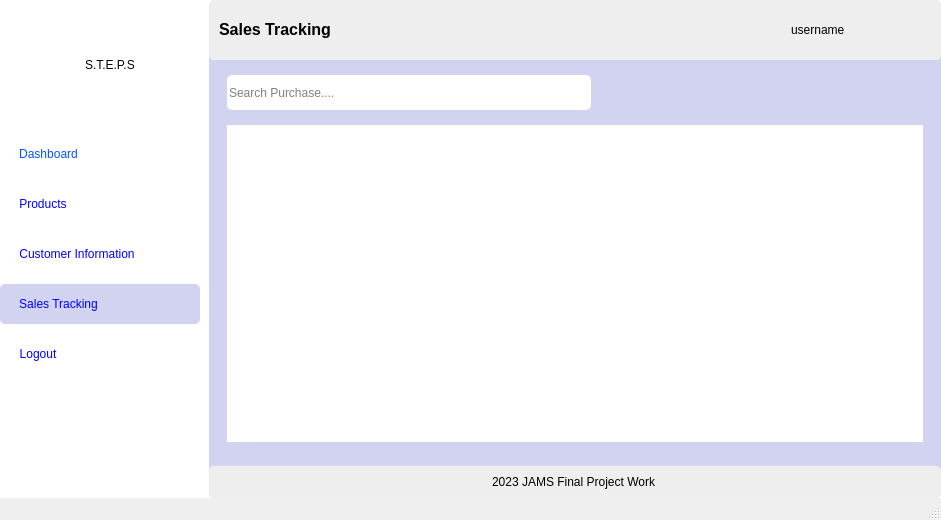
<?xml version="1.0" encoding="UTF-8"?>
<ui version="4.0">
 <class>MainWindow</class>
 <widget class="QMainWindow" name="MainWindow">
  <property name="geometry">
   <rect>
    <x>0</x>
    <y>0</y>
    <width>941</width>
    <height>520</height>
   </rect>
  </property>
  <property name="windowTitle">
   <string>Purchases</string>
  </property>
  <property name="styleSheet">
   <string notr="true">MainWindow{
	background-color: #ffe135
}</string>
  </property>
  <widget class="QWidget" name="centralwidget">
   <property name="styleSheet">
    <string notr="true">background-color: rgb(255, 255, 255);</string>
   </property>
   <layout class="QHBoxLayout" name="horizontalLayout">
    <property name="spacing">
     <number>9</number>
    </property>
    <property name="leftMargin">
     <number>0</number>
    </property>
    <property name="topMargin">
     <number>0</number>
    </property>
    <property name="rightMargin">
     <number>0</number>
    </property>
    <property name="bottomMargin">
     <number>0</number>
    </property>
    <item>
     <widget class="QWidget" name="widget_2" native="true">
      <property name="minimumSize">
       <size>
        <width>200</width>
        <height>0</height>
       </size>
      </property>
      <property name="maximumSize">
       <size>
        <width>200</width>
        <height>16777215</height>
       </size>
      </property>
      <property name="styleSheet">
       <string notr="true">border-radius: 5px;</string>
      </property>
      <layout class="QHBoxLayout" name="horizontalLayout_5">
       <property name="leftMargin">
        <number>0</number>
       </property>
       <property name="topMargin">
        <number>0</number>
       </property>
       <property name="rightMargin">
        <number>0</number>
       </property>
       <property name="bottomMargin">
        <number>0</number>
       </property>
       <item alignment="Qt::AlignTop">
        <widget class="QWidget" name="widget_3" native="true">
         <property name="sizePolicy">
          <sizepolicy hsizetype="Preferred" vsizetype="Maximum">
           <horstretch>0</horstretch>
           <verstretch>0</verstretch>
          </sizepolicy>
         </property>
         <property name="minimumSize">
          <size>
           <width>200</width>
           <height>400</height>
          </size>
         </property>
         <property name="maximumSize">
          <size>
           <width>200</width>
           <height>800</height>
          </size>
         </property>
         <property name="styleSheet">
          <string notr="true">border-radius: 5px;</string>
         </property>
         <layout class="QVBoxLayout" name="verticalLayout">
          <property name="spacing">
           <number>0</number>
          </property>
          <property name="leftMargin">
           <number>0</number>
          </property>
          <property name="topMargin">
           <number>0</number>
          </property>
          <property name="rightMargin">
           <number>0</number>
          </property>
          <property name="bottomMargin">
           <number>0</number>
          </property>
          <item>
           <widget class="QWidget" name="widget" native="true">
            <property name="sizePolicy">
             <sizepolicy hsizetype="Expanding" vsizetype="Expanding">
              <horstretch>0</horstretch>
              <verstretch>0</verstretch>
             </sizepolicy>
            </property>
            <property name="maximumSize">
             <size>
              <width>16777215</width>
              <height>90</height>
             </size>
            </property>
            <property name="styleSheet">
             <string notr="true"/>
            </property>
            <layout class="QHBoxLayout" name="horizontalLayout_4">
             <item>
              <widget class="QLabel" name="label_2">
               <property name="sizePolicy">
                <sizepolicy hsizetype="Maximum" vsizetype="Maximum">
                 <horstretch>0</horstretch>
                 <verstretch>0</verstretch>
                </sizepolicy>
               </property>
               <property name="maximumSize">
                <size>
                 <width>70</width>
                 <height>70</height>
                </size>
               </property>
               <property name="text">
                <string/>
               </property>
               <property name="pixmap">
                <pixmap>../icons/point-of-sale.png</pixmap>
               </property>
               <property name="scaledContents">
                <bool>true</bool>
               </property>
              </widget>
             </item>
             <item>
              <widget class="QLabel" name="label">
               <property name="styleSheet">
                <string notr="true">font: 81 16pt &quot;Open Sans ExtraBold&quot;;</string>
               </property>
               <property name="text">
                <string>S.T.E.P.S</string>
               </property>
              </widget>
             </item>
            </layout>
           </widget>
          </item>
          <item>
           <widget class="QWidget" name="widget_6" native="true">
            <property name="maximumSize">
             <size>
              <width>16777215</width>
              <height>250</height>
             </size>
            </property>
            <layout class="QVBoxLayout" name="verticalLayout_11">
             <property name="leftMargin">
              <number>0</number>
             </property>
             <property name="topMargin">
              <number>0</number>
             </property>
             <property name="rightMargin">
              <number>0</number>
             </property>
             <property name="bottomMargin">
              <number>0</number>
             </property>
             <item>
              <widget class="QWidget" name="widget_12" native="true">
               <property name="maximumSize">
                <size>
                 <width>16777215</width>
                 <height>40</height>
                </size>
               </property>
               <property name="styleSheet">
                <string notr="true"/>
               </property>
               <layout class="QVBoxLayout" name="verticalLayout_21">
                <property name="leftMargin">
                 <number>19</number>
                </property>
                <property name="topMargin">
                 <number>0</number>
                </property>
                <property name="rightMargin">
                 <number>0</number>
                </property>
                <property name="bottomMargin">
                 <number>0</number>
                </property>
                <item alignment="Qt::AlignLeft">
                 <widget class="QPushButton" name="dashboard">
                  <property name="sizePolicy">
                   <sizepolicy hsizetype="Minimum" vsizetype="Expanding">
                    <horstretch>0</horstretch>
                    <verstretch>0</verstretch>
                   </sizepolicy>
                  </property>
                  <property name="styleSheet">
                   <string notr="true">font: 75 10pt &quot;MS Shell Dlg 2&quot;;
color: rgb(0, 85, 255);</string>
                  </property>
                  <property name="text">
                   <string>Dashboard</string>
                  </property>
                  <property name="icon">
                   <iconset>
                    <normaloff>../icons/dashboard-report-icon.png</normaloff>../icons/dashboard-report-icon.png</iconset>
                  </property>
                 </widget>
                </item>
               </layout>
              </widget>
             </item>
             <item>
              <widget class="QWidget" name="widget_20" native="true">
               <property name="maximumSize">
                <size>
                 <width>16777215</width>
                 <height>40</height>
                </size>
               </property>
               <layout class="QVBoxLayout" name="verticalLayout_22">
                <property name="leftMargin">
                 <number>19</number>
                </property>
                <property name="topMargin">
                 <number>0</number>
                </property>
                <property name="rightMargin">
                 <number>0</number>
                </property>
                <property name="bottomMargin">
                 <number>0</number>
                </property>
                <item alignment="Qt::AlignLeft">
                 <widget class="QPushButton" name="products">
                  <property name="sizePolicy">
                   <sizepolicy hsizetype="Expanding" vsizetype="Expanding">
                    <horstretch>0</horstretch>
                    <verstretch>0</verstretch>
                   </sizepolicy>
                  </property>
                  <property name="minimumSize">
                   <size>
                    <width>0</width>
                    <height>0</height>
                   </size>
                  </property>
                  <property name="styleSheet">
                   <string notr="true">font: 75 10pt &quot;MS Shell Dlg 2&quot;;
color: rgb(0, 0, 255);</string>
                  </property>
                  <property name="text">
                   <string>Products</string>
                  </property>
                  <property name="icon">
                   <iconset>
                    <normaloff>../icons/groceries-icon.png</normaloff>../icons/groceries-icon.png</iconset>
                  </property>
                 </widget>
                </item>
               </layout>
              </widget>
             </item>
             <item>
              <widget class="QWidget" name="widget_22" native="true">
               <property name="maximumSize">
                <size>
                 <width>16777215</width>
                 <height>40</height>
                </size>
               </property>
               <layout class="QVBoxLayout" name="verticalLayout_23">
                <property name="leftMargin">
                 <number>19</number>
                </property>
                <property name="topMargin">
                 <number>0</number>
                </property>
                <property name="rightMargin">
                 <number>0</number>
                </property>
                <property name="bottomMargin">
                 <number>0</number>
                </property>
                <item alignment="Qt::AlignLeft">
                 <widget class="QPushButton" name="customers">
                  <property name="sizePolicy">
                   <sizepolicy hsizetype="Minimum" vsizetype="Expanding">
                    <horstretch>0</horstretch>
                    <verstretch>0</verstretch>
                   </sizepolicy>
                  </property>
                  <property name="styleSheet">
                   <string notr="true">font: 75 10pt &quot;MS Shell Dlg 2&quot;;
color: rgb(0, 0, 255);</string>
                  </property>
                  <property name="text">
                   <string>Customer Information</string>
                  </property>
                  <property name="icon">
                   <iconset>
                    <normaloff>../icons/followers-friends-icon.png</normaloff>../icons/followers-friends-icon.png</iconset>
                  </property>
                 </widget>
                </item>
               </layout>
              </widget>
             </item>
             <item>
              <widget class="QWidget" name="widget_21" native="true">
               <property name="maximumSize">
                <size>
                 <width>16777215</width>
                 <height>40</height>
                </size>
               </property>
               <property name="styleSheet">
                <string notr="true">background-color: rgb(210, 210, 241);</string>
               </property>
               <layout class="QVBoxLayout" name="verticalLayout_24">
                <property name="leftMargin">
                 <number>19</number>
                </property>
                <property name="topMargin">
                 <number>0</number>
                </property>
                <property name="rightMargin">
                 <number>0</number>
                </property>
                <property name="bottomMargin">
                 <number>0</number>
                </property>
                <item alignment="Qt::AlignLeft">
                 <widget class="QPushButton" name="cart">
                  <property name="sizePolicy">
                   <sizepolicy hsizetype="Minimum" vsizetype="Expanding">
                    <horstretch>0</horstretch>
                    <verstretch>0</verstretch>
                   </sizepolicy>
                  </property>
                  <property name="styleSheet">
                   <string notr="true">font: 75 10pt &quot;MS Shell Dlg 2&quot;;
color: rgb(0, 0, 255);</string>
                  </property>
                  <property name="text">
                   <string>Sales Tracking</string>
                  </property>
                  <property name="icon">
                   <iconset>
                    <normaloff>../icons/order-placed-purchased-icon.png</normaloff>../icons/order-placed-purchased-icon.png</iconset>
                  </property>
                 </widget>
                </item>
               </layout>
              </widget>
             </item>
             <item>
              <widget class="QWidget" name="widget_23" native="true">
               <property name="maximumSize">
                <size>
                 <width>16777215</width>
                 <height>40</height>
                </size>
               </property>
               <layout class="QVBoxLayout" name="verticalLayout_25">
                <property name="leftMargin">
                 <number>19</number>
                </property>
                <property name="topMargin">
                 <number>0</number>
                </property>
                <property name="rightMargin">
                 <number>0</number>
                </property>
                <property name="bottomMargin">
                 <number>0</number>
                </property>
                <item alignment="Qt::AlignLeft">
                 <widget class="QPushButton" name="logout">
                  <property name="sizePolicy">
                   <sizepolicy hsizetype="Minimum" vsizetype="Expanding">
                    <horstretch>0</horstretch>
                    <verstretch>0</verstretch>
                   </sizepolicy>
                  </property>
                  <property name="styleSheet">
                   <string notr="true">font: 75 10pt &quot;MS Shell Dlg 2&quot;;
color: rgb(0, 0, 255);</string>
                  </property>
                  <property name="text">
                   <string>Logout</string>
                  </property>
                  <property name="icon">
                   <iconset>
                    <normaloff>../icons/sign-out-icon.png</normaloff>../icons/sign-out-icon.png</iconset>
                  </property>
                 </widget>
                </item>
               </layout>
              </widget>
             </item>
            </layout>
           </widget>
          </item>
         </layout>
        </widget>
       </item>
      </layout>
     </widget>
    </item>
    <item>
     <widget class="QWidget" name="widget_9" native="true">
      <property name="styleSheet">
       <string notr="true">background-color: rgb(210, 210, 241);
border-radius: 5px;</string>
      </property>
      <layout class="QVBoxLayout" name="verticalLayout_9">
       <property name="leftMargin">
        <number>0</number>
       </property>
       <property name="topMargin">
        <number>0</number>
       </property>
       <property name="rightMargin">
        <number>0</number>
       </property>
       <property name="bottomMargin">
        <number>0</number>
       </property>
       <item>
        <widget class="QWidget" name="widget_5" native="true">
         <property name="minimumSize">
          <size>
           <width>0</width>
           <height>60</height>
          </size>
         </property>
         <property name="styleSheet">
          <string notr="true">background-color: rgb(238, 238, 238);</string>
         </property>
         <layout class="QHBoxLayout" name="horizontalLayout_3">
          <property name="leftMargin">
           <number>0</number>
          </property>
          <property name="topMargin">
           <number>0</number>
          </property>
          <property name="rightMargin">
           <number>0</number>
          </property>
          <property name="bottomMargin">
           <number>0</number>
          </property>
          <item>
           <widget class="QLabel" name="label_3">
            <property name="styleSheet">
             <string notr="true">font: 81 8pt &quot;Open Sans ExtraBold&quot;;</string>
            </property>
            <property name="text">
             <string>&lt;html&gt;&lt;head/&gt;&lt;body&gt;&lt;p&gt;&lt;span style=&quot; font-size:12pt; font-weight:600;&quot;&gt;Sales Tracking&lt;/span&gt;&lt;/p&gt;&lt;/body&gt;&lt;/html&gt;</string>
            </property>
            <property name="margin">
             <number>9</number>
            </property>
            <property name="indent">
             <number>10</number>
            </property>
           </widget>
          </item>
          <item>
           <widget class="QLabel" name="image">
            <property name="minimumSize">
             <size>
              <width>45</width>
              <height>45</height>
             </size>
            </property>
            <property name="maximumSize">
             <size>
              <width>50</width>
              <height>50</height>
             </size>
            </property>
            <property name="styleSheet">
             <string notr="true">border-radius: 50% !important;</string>
            </property>
            <property name="text">
             <string/>
            </property>
            <property name="pixmap">
             <pixmap>../../../../../Pictures/dall-e-2.jpg</pixmap>
            </property>
            <property name="scaledContents">
             <bool>true</bool>
            </property>
           </widget>
          </item>
          <item>
           <widget class="QLabel" name="username">
            <property name="minimumSize">
             <size>
              <width>0</width>
              <height>0</height>
             </size>
            </property>
            <property name="maximumSize">
             <size>
              <width>150</width>
              <height>16777215</height>
             </size>
            </property>
            <property name="styleSheet">
             <string notr="true">font: 12pt &quot;Lucida Sans Unicode&quot;;</string>
            </property>
            <property name="text">
             <string>username</string>
            </property>
           </widget>
          </item>
         </layout>
        </widget>
       </item>
       <item>
        <widget class="QWidget" name="widget_10" native="true">
         <property name="sizePolicy">
          <sizepolicy hsizetype="Expanding" vsizetype="Expanding">
           <horstretch>0</horstretch>
           <verstretch>0</verstretch>
          </sizepolicy>
         </property>
         <property name="minimumSize">
          <size>
           <width>475</width>
           <height>198</height>
          </size>
         </property>
         <layout class="QVBoxLayout" name="verticalLayout_6">
          <item>
           <widget class="QWidget" name="widget_25" native="true">
            <property name="sizePolicy">
             <sizepolicy hsizetype="Preferred" vsizetype="Expanding">
              <horstretch>0</horstretch>
              <verstretch>0</verstretch>
             </sizepolicy>
            </property>
            <property name="maximumSize">
             <size>
              <width>16777215</width>
              <height>35</height>
             </size>
            </property>
            <layout class="QHBoxLayout" name="horizontalLayout_2">
             <property name="leftMargin">
              <number>9</number>
             </property>
             <property name="topMargin">
              <number>0</number>
             </property>
             <property name="rightMargin">
              <number>9</number>
             </property>
             <property name="bottomMargin">
              <number>0</number>
             </property>
             <item>
              <widget class="QWidget" name="widget_4" native="true">
               <layout class="QVBoxLayout" name="verticalLayout_5">
                <property name="leftMargin">
                 <number>0</number>
                </property>
                <property name="topMargin">
                 <number>0</number>
                </property>
                <property name="rightMargin">
                 <number>0</number>
                </property>
                <property name="bottomMargin">
                 <number>0</number>
                </property>
                <item>
                 <widget class="QLineEdit" name="search">
                  <property name="sizePolicy">
                   <sizepolicy hsizetype="Expanding" vsizetype="Expanding">
                    <horstretch>0</horstretch>
                    <verstretch>0</verstretch>
                   </sizepolicy>
                  </property>
                  <property name="maximumSize">
                   <size>
                    <width>364</width>
                    <height>35</height>
                   </size>
                  </property>
                  <property name="styleSheet">
                   <string notr="true">background-color: rgb(255, 255, 255);
font: 10pt &quot;Open Sans&quot;;</string>
                  </property>
                  <property name="placeholderText">
                   <string>Search Purchase....</string>
                  </property>
                 </widget>
                </item>
               </layout>
              </widget>
             </item>
             <item>
              <widget class="QWidget" name="widget_11" native="true">
               <property name="sizePolicy">
                <sizepolicy hsizetype="Expanding" vsizetype="Preferred">
                 <horstretch>0</horstretch>
                 <verstretch>0</verstretch>
                </sizepolicy>
               </property>
               <property name="maximumSize">
                <size>
                 <width>120</width>
                 <height>16777215</height>
                </size>
               </property>
               <layout class="QVBoxLayout" name="verticalLayout_7">
                <property name="leftMargin">
                 <number>0</number>
                </property>
                <property name="topMargin">
                 <number>0</number>
                </property>
                <property name="rightMargin">
                 <number>0</number>
                </property>
                <property name="bottomMargin">
                 <number>0</number>
                </property>
               </layout>
              </widget>
             </item>
             <item>
              <widget class="QWidget" name="widget_8" native="true">
               <property name="maximumSize">
                <size>
                 <width>150</width>
                 <height>16777215</height>
                </size>
               </property>
               <layout class="QVBoxLayout" name="verticalLayout_4">
                <property name="spacing">
                 <number>6</number>
                </property>
                <property name="leftMargin">
                 <number>0</number>
                </property>
                <property name="topMargin">
                 <number>0</number>
                </property>
                <property name="rightMargin">
                 <number>0</number>
                </property>
                <property name="bottomMargin">
                 <number>0</number>
                </property>
               </layout>
              </widget>
             </item>
             <item>
              <widget class="QWidget" name="widget_7" native="true">
               <property name="maximumSize">
                <size>
                 <width>150</width>
                 <height>16777215</height>
                </size>
               </property>
               <layout class="QVBoxLayout" name="verticalLayout_3">
                <property name="leftMargin">
                 <number>0</number>
                </property>
                <property name="topMargin">
                 <number>0</number>
                </property>
                <property name="rightMargin">
                 <number>0</number>
                </property>
                <property name="bottomMargin">
                 <number>0</number>
                </property>
               </layout>
              </widget>
             </item>
            </layout>
           </widget>
          </item>
          <item>
           <widget class="QFrame" name="frame_7">
            <property name="sizePolicy">
             <sizepolicy hsizetype="Preferred" vsizetype="Expanding">
              <horstretch>0</horstretch>
              <verstretch>0</verstretch>
             </sizepolicy>
            </property>
            <layout class="QVBoxLayout" name="verticalLayout_10">
             <item>
              <widget class="QTableWidget" name="table">
               <property name="font">
                <font>
                 <family>Open Sans ExtraBold</family>
                 <pointsize>10</pointsize>
                 <weight>75</weight>
                 <bold>true</bold>
                </font>
               </property>
               <property name="cursor" stdset="0">
                <cursorShape>PointingHandCursor</cursorShape>
               </property>
               <property name="autoFillBackground">
                <bool>true</bool>
               </property>
               <property name="styleSheet">
                <string notr="true">background-color: rgb(255, 255, 255);</string>
               </property>
              </widget>
             </item>
            </layout>
           </widget>
          </item>
         </layout>
        </widget>
       </item>
       <item>
        <widget class="QWidget" name="widget_13" native="true">
         <property name="styleSheet">
          <string notr="true">background-color: rgb(238, 238, 238);</string>
         </property>
         <layout class="QVBoxLayout" name="verticalLayout_2">
          <item alignment="Qt::AlignHCenter">
           <widget class="QLabel" name="label_8">
            <property name="text">
             <string>2023 JAMS Final Project Work</string>
            </property>
           </widget>
          </item>
         </layout>
        </widget>
       </item>
      </layout>
     </widget>
    </item>
   </layout>
  </widget>
  <widget class="QStatusBar" name="statusbar"/>
  <widget class="QMenuBar" name="menubar">
   <property name="geometry">
    <rect>
     <x>0</x>
     <y>0</y>
     <width>941</width>
     <height>21</height>
    </rect>
   </property>
  </widget>
 </widget>
 <resources>
  <include location="../resources.qrc"/>
 </resources>
 <connections/>
</ui>
